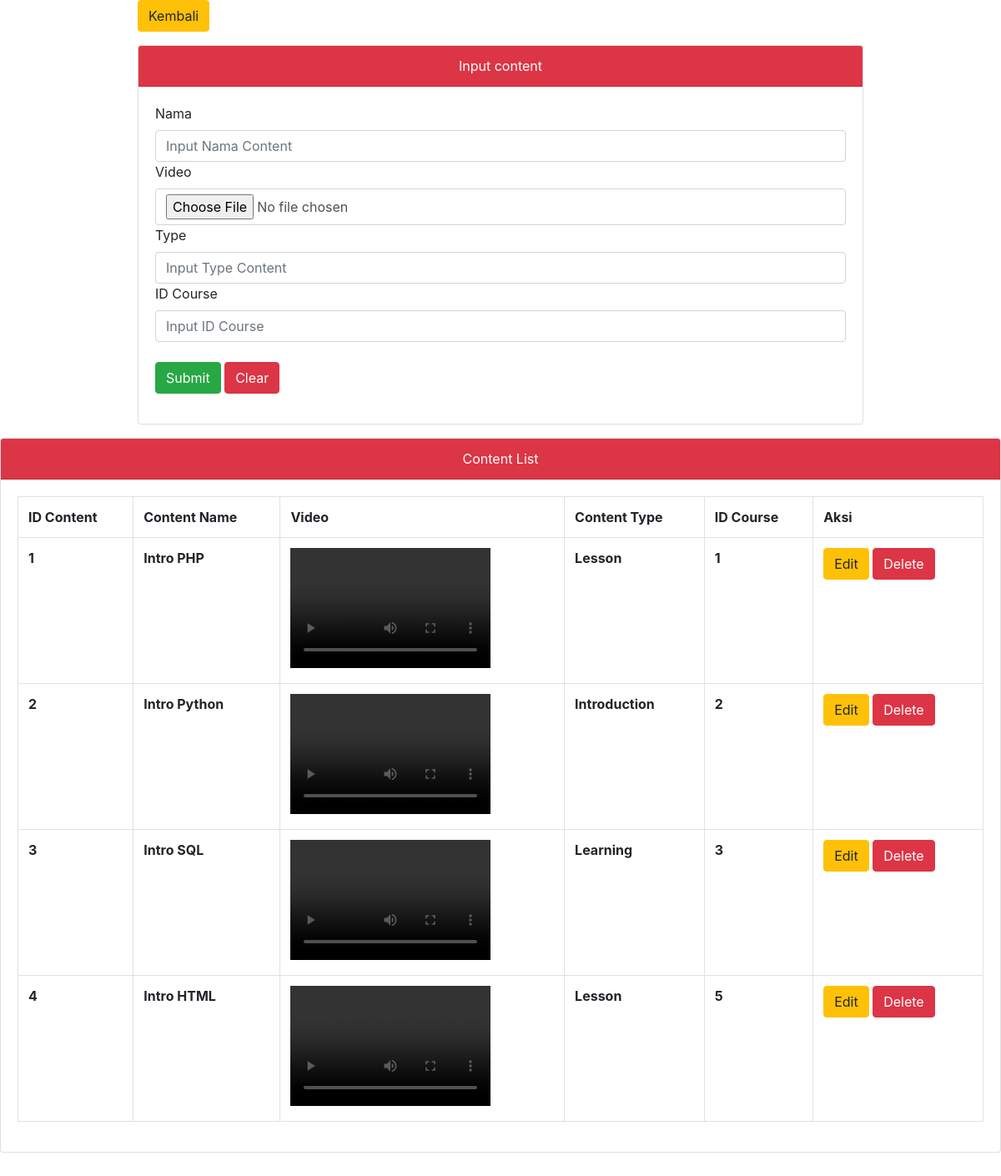
Page /content.php on the committed database.
### tables this page shows
CREATE TABLE `content` (
  `id_cn` int(11) NOT NULL,
  `name_cn` varchar(50) NOT NULL,
  `video_link` varchar(500) NOT NULL,
  `type` varchar(50) NOT NULL,
  `id_c` int(11) NOT NULL
);

### content.php (the view, shortened to what this page needs)
<?php
$server = 'localhost';
$user = 'root';
$pass = '';
$db = 'coursedb';
$koneksi = mysqli_connect($server, $user, $pass, $db)or die(mysqli_error($koneksi));
?>
<!DOCTYPE html>
<html lang="en">
<head>
    <link rel="stylesheet" href="https://maxcdn.bootstrapcdn.com/bootstrap/4.0.0/css/bootstrap.min.css">
</head>
<body style="background-color: white;">
<div class="container" style="width : 900px;">
<a href="index.php" class="btn btn-warning">Kembali</a>
<div class="card text-center mt-3">
  		<div class="card-header bg-danger text-white">
    		Input content
  		</div>
  		<div class="card-body text-justify">
   		    <form method="post" action="">
                <div class="form-group">
                    <label>Nama</label>
                    <input type="text" name="name_cn" value="<?=@$vname_cn?>" class="form-control" placeholder="Input Nama Content" required="">
                    <label>Video</label>
                    <input type="file" name="video_link" value="<?=@$vvideo_link?>" class="form-control" required="">
                    <label>Type</label>
                    <input type="text" name="type" value="<?=@$vtype?>" class="form-control" placeholder="Input Type Content" required="">
                    <label>ID Course</label>
                    <input type="text" name="id_c" value="<?=@$vid_c?>" class="form-control" required="" placeholder="Input ID Course">
                    <br>
                    <button type="submit" class="btn btn-success" name="submit_u">Submit</button>
                    <button type="reset" class="btn btn-danger" name="reset_u">Clear</button>
                </div>
            </form>
   	    </div>
    </div>
    </div>
    <div class="card text-center mt-3">
  <div class="card-header bg-danger text-white">
    Content List
  </div>
  <div class="card-body text-justify">
   <table class = "table table-bordered">
   	<tr>
   		<th>ID Content</th>
        <th>Content Name</th>
        <th>Video</th>
        <th>Content Type</th>
        <th>ID Course</th>
        <th>Aksi</th>
   	</tr>
   	<?php
   		$tampil = mysqli_query($koneksi, "SELECT * from content");
   		while ($data = mysqli_fetch_array($tampil)) :
   	 ?>
   	<tr>
   		<th><?=$data['id_cn']?></th>
        <th><?=$data['name_cn']?></th>
        <th><video width="240px" height="144px" controls><source src="vd/<?=$data['video_link']?>" type="video/mp4"></video></th>
        <th><?=$data['type']?></th>
        <th><?=$data['id_c']?></th>
   		<td>
   			<a onclick="return confirm('Anda Yakin?');" href="content.php?hal=edit&id=<?=$data['id_cn']?>" class="btn btn-warning">Edit</a>
   			<a onclick="return confirm('Anda Yakin?');" href="content.php?hal=hapus&id=<?=$data['id_cn']?>" class="btn btn-danger">Delete</a>
   		</td>
   	</tr>
   <?php endwhile ?>
   </table>
   	</div>
  </div>
<br><br>
</body>
</html>

### rows in the picture
content: id_cn "1", name_cn "Intro PHP", type "Lesson", id_c "1"
content: id_cn "2", name_cn "Intro Python", type "Introduction", id_c "2"
content: id_cn "3", name_cn "Intro SQL", type "Learning", id_c "3"
content: id_cn "4", name_cn "Intro HTML", type "Lesson", id_c "5"
